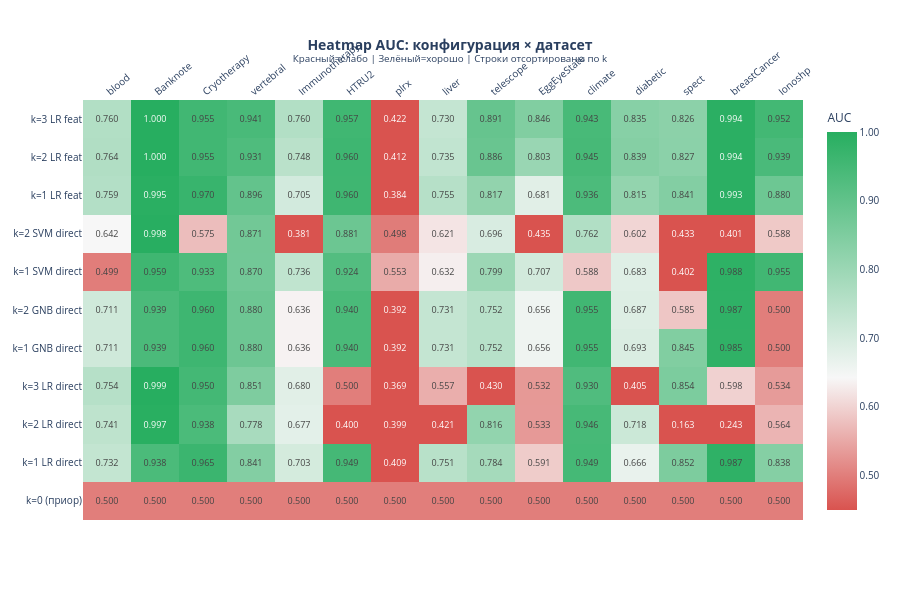

Notebook source saved alongside this figure:
### Markdown cell above
### 5.5 Heatmap: все конфигурации × датасеты

### Code cell
all_cfg_ids = [c[0] for c in CONFIGS]

z_matrix, text_matrix = [], []
for cfg_id in all_cfg_ids:
    row_z, row_t = [], []
    for ds_name in ds_names:
        v = all_results[ds_name][cfg_id]['auc_mean']
        row_z.append(v)
        row_t.append(f'{v:.3f}')
    z_matrix.append(row_z)
    text_matrix.append(row_t)

fig_heat = go.Figure(go.Heatmap(
    z=z_matrix,
    x=ds_names,
    y=[CONFIG_LABELS[c] for c in all_cfg_ids],
    text=text_matrix,
    texttemplate='%{text}', textfont=dict(size=9),
    colorscale=[[0, '#d9534f'], [0.35, '#f7f7f7'], [1.0, '#27ae60']],
    zmin=0.45, zmax=1.0,
    colorbar=dict(title='AUC', tickformat='.2f'),
))

fig_heat.update_layout(
    title=dict(
        text='<b>Heatmap AUC: конфигурация × датасет</b><br>'
             '<sup>Красный=слабо | Зелёный=хорошо | Строки отсортированы по k</sup>',
        x=0.5, font_size=14,
    ),
    xaxis=dict(side='top', tickangle=-40),
    height=600, font=dict(size=10),
)
fig_heat.show()

### Figure 1 — Plotly figure (JSON) as saved in the notebook; plotly's stock layout.template omitted (floating-point values rounded to 4 significant figures; data arrays with more than 128 entries replaced by an {"elided": "..."} marker saying what was removed)
{"data": [{"colorbar": {"tickformat": ".2f", "title": {"text": "AUC"}}, "colorscale": [[0, "#d9534f"], [0.35, "#f7f7f7"], [1, "#27ae60"]], "text": {"elided": "11x15 str values"}, "textfont": {"size": 9}, "texttemplate": "%{text}", "type": "heatmap", "x": ["blood", "Banknote", "Cryotherapy", "vertebral", "Immunotherapy", "HTRU2", "plrx", "liver", "telescope", "EggEyeState", "climate", "diabetic", "spect", "breastCancer", "Ionoshp"], "y": ["k=0 (приор)", "k=1 LR direct", "k=2 LR direct", "k=3 LR direct", "k=1 GNB direct", "k=2 GNB direct", "k=1 SVM direct", "k=2 SVM direct", "k=1 LR feat", "k=2 LR feat", "k=3 LR feat"], "z": {"elided": "11x15 float values"}, "zmax": 1, "zmin": 0.45}], "layout": {"font": {"size": 10}, "height": 600, "title": {"font": {"size": 14}, "text": "<b>Heatmap AUC: конфигурация × датасет</b><br><sup>Красный=слабо | Зелёный=хорошо | Строки отсортированы по k</sup>", "x": 0.5}, "xaxis": {"side": "top", "tickangle": -40}}}
